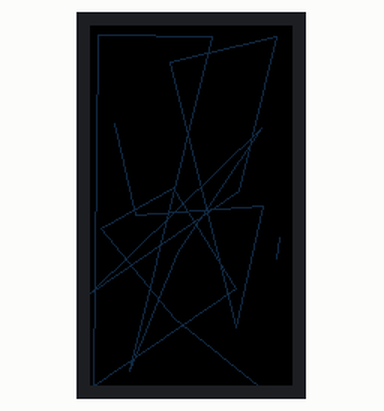
A program run on a simulated ESP32 board running MicroPython. Shown: 135×240 colour display. Random numbers come from a fixed seed; library files of the repository ran but are not shown: st7789py.py; what the program prints to the serial console is not drawn.

Above: at 1.5 s.
At 5.5 s:
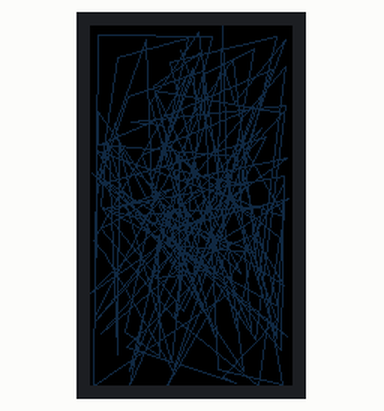
At 10.4 s:
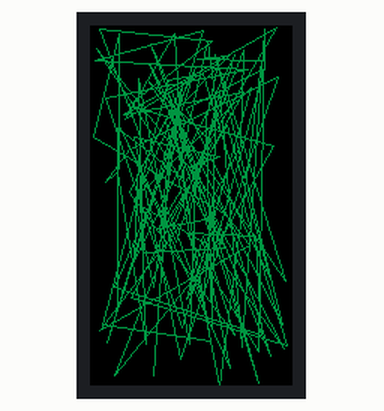
At 11.1 s:
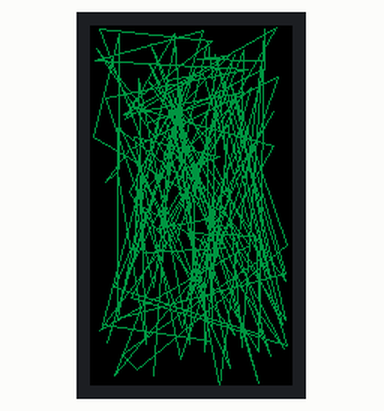
At 12.6 s:
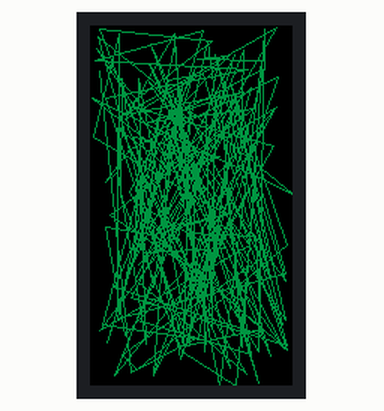
At 21.1 s:
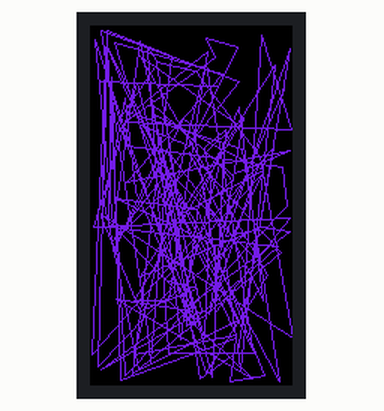

Measured:
- what the display in image 0 shows lasts 0.7 s, from 1.4 s to 2.1 s

The program:

caos_shapes.py
```python
from math import pi
from machine import Pin, SPI
import st7789py as st7789
import random
import time

tft = st7789.ST7789(
    SPI(2, baudrate=40000000, sck=Pin(36), mosi=Pin(35), miso=None),
    135,
    240,
    reset=Pin(33, Pin.OUT),
    cs=Pin(37, Pin.OUT),
    dc=Pin(34, Pin.OUT),
    backlight=Pin(38, Pin.OUT),
    rotation=0,
    color_order=st7789.BGR
    )
def r(num):
    if num:
        return random.randint(0,240)
    else:
        return random.randint(0,135)
# Define the points of the polygon (e.g., triangle)
while True:
    tft.fill(st7789.color565(0, 0, 0))
    polygon_points = []
    for i in range(random.randint(3,1000)):
        polygon_points.append((r(False), r(True)))
        print(i)

# Set color in 565 format (e.g., Green)
    color = st7789.color565(random.randint(0,255), random.randint(0,255), random.randint(0,255))

# Position of the polygon (screen offset)
    x_offset = 0
    y_offset=0
    rotation_angle = 0  # 45 degrees in radians

# Draw the polygon with rotation and positioning
    tft.polygon(polygon_points, x_offset, y_offset, color, angle=rotation_angle)

    time.sleep(0.5)
```
